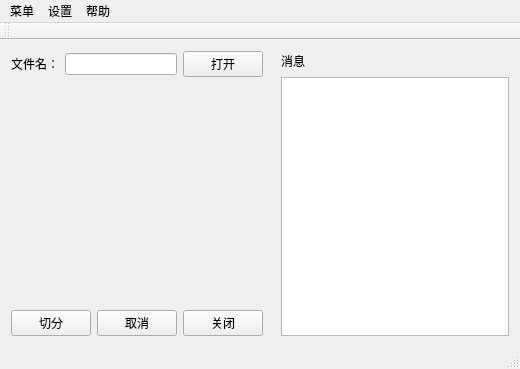
<?xml version="1.0" encoding="UTF-8"?>
<ui version="4.0">
 <class>videoGUI</class>
 <widget class="QMainWindow" name="videoGUI">
  <property name="geometry">
   <rect>
    <x>0</x>
    <y>0</y>
    <width>520</width>
    <height>369</height>
   </rect>
  </property>
  <property name="windowTitle">
   <string>videoGUI</string>
  </property>
  <widget class="QWidget" name="centralWidget">
   <layout class="QGridLayout" name="gridLayout">
    <item row="0" column="0">
     <layout class="QHBoxLayout" name="horizontalLayout_4">
      <item>
       <layout class="QVBoxLayout" name="verticalLayout_3">
        <item>
         <layout class="QVBoxLayout" name="verticalLayout">
          <item>
           <layout class="QHBoxLayout" name="horizontalLayout">
            <item>
             <widget class="QLabel" name="fileNameLabel">
              <property name="text">
               <string>文件名：</string>
              </property>
             </widget>
            </item>
            <item>
             <widget class="QLineEdit" name="fileNameEdit"/>
            </item>
            <item>
             <widget class="QPushButton" name="fileOpenBtn">
              <property name="text">
               <string>打开</string>
              </property>
             </widget>
            </item>
           </layout>
          </item>
          <item>
           <spacer name="verticalSpacer_2">
            <property name="orientation">
             <enum>Qt::Vertical</enum>
            </property>
            <property name="sizeHint" stdset="0">
             <size>
              <width>20</width>
              <height>40</height>
             </size>
            </property>
           </spacer>
          </item>
          <item>
           <widget class="QLabel" name="imageLabel">
            <property name="text">
             <string/>
            </property>
           </widget>
          </item>
         </layout>
        </item>
        <item>
         <spacer name="verticalSpacer">
          <property name="orientation">
           <enum>Qt::Vertical</enum>
          </property>
          <property name="sizeHint" stdset="0">
           <size>
            <width>20</width>
            <height>40</height>
           </size>
          </property>
         </spacer>
        </item>
        <item>
         <layout class="QHBoxLayout" name="horizontalLayout_2">
          <item>
           <widget class="QPushButton" name="splitProcessBtn">
            <property name="text">
             <string>切分</string>
            </property>
           </widget>
          </item>
          <item>
           <widget class="QPushButton" name="cancelBtn">
            <property name="text">
             <string>取消</string>
            </property>
           </widget>
          </item>
          <item>
           <widget class="QPushButton" name="closeBtn">
            <property name="text">
             <string>关闭</string>
            </property>
           </widget>
          </item>
         </layout>
        </item>
       </layout>
      </item>
      <item>
       <spacer name="horizontalSpacer_2">
        <property name="orientation">
         <enum>Qt::Horizontal</enum>
        </property>
        <property name="sizeHint" stdset="0">
         <size>
          <width>40</width>
          <height>20</height>
         </size>
        </property>
       </spacer>
      </item>
      <item>
       <layout class="QVBoxLayout" name="verticalLayout_2">
        <item>
         <layout class="QHBoxLayout" name="horizontalLayout_3">
          <item>
           <widget class="QLabel" name="messageLabel">
            <property name="text">
             <string>消息</string>
            </property>
           </widget>
          </item>
          <item>
           <spacer name="horizontalSpacer">
            <property name="orientation">
             <enum>Qt::Horizontal</enum>
            </property>
            <property name="sizeHint" stdset="0">
             <size>
              <width>40</width>
              <height>20</height>
             </size>
            </property>
           </spacer>
          </item>
         </layout>
        </item>
        <item>
         <widget class="QTextBrowser" name="messageTextBrowser"/>
        </item>
       </layout>
      </item>
     </layout>
    </item>
   </layout>
  </widget>
  <widget class="QMenuBar" name="menuBar">
   <property name="geometry">
    <rect>
     <x>0</x>
     <y>0</y>
     <width>520</width>
     <height>23</height>
    </rect>
   </property>
   <widget class="QMenu" name="menu">
    <property name="title">
     <string>菜单</string>
    </property>
    <addaction name="fileOpenAction"/>
    <addaction name="exitAction"/>
   </widget>
   <widget class="QMenu" name="menu_2">
    <property name="title">
     <string>设置</string>
    </property>
    <widget class="QMenu" name="menu_4">
     <property name="title">
      <string>动静态算法</string>
     </property>
     <addaction name="frameDifAlgAction"/>
     <addaction name="multiThrhldFramedifAction"/>
     <addaction name="vibeAlgAction"/>
    </widget>
    <addaction name="setOutputAction"/>
    <addaction name="displayAction"/>
    <addaction name="menu_4"/>
   </widget>
   <widget class="QMenu" name="menu_3">
    <property name="title">
     <string>帮助</string>
    </property>
    <addaction name="versionAction"/>
    <addaction name="usedToolAction"/>
   </widget>
   <addaction name="menu"/>
   <addaction name="menu_2"/>
   <addaction name="menu_3"/>
  </widget>
  <widget class="QToolBar" name="mainToolBar">
   <attribute name="toolBarArea">
    <enum>TopToolBarArea</enum>
   </attribute>
   <attribute name="toolBarBreak">
    <bool>false</bool>
   </attribute>
  </widget>
  <widget class="QStatusBar" name="statusBar"/>
  <action name="fileOpenAction">
   <property name="text">
    <string>打开</string>
   </property>
  </action>
  <action name="exitAction">
   <property name="text">
    <string>退出</string>
   </property>
  </action>
  <action name="setOutputAction">
   <property name="text">
    <string>输出</string>
   </property>
  </action>
  <action name="displayAction">
   <property name="checkable">
    <bool>true</bool>
   </property>
   <property name="text">
    <string>显示</string>
   </property>
  </action>
  <action name="versionAction">
   <property name="text">
    <string>版本</string>
   </property>
  </action>
  <action name="frameDifAlgAction">
   <property name="checkable">
    <bool>true</bool>
   </property>
   <property name="text">
    <string>帧间差分算法</string>
   </property>
  </action>
  <action name="multiThrhldFramedifAction">
   <property name="checkable">
    <bool>true</bool>
   </property>
   <property name="text">
    <string>多阀值帧间差分算法</string>
   </property>
  </action>
  <action name="vibeAlgAction">
   <property name="checkable">
    <bool>true</bool>
   </property>
   <property name="text">
    <string>VIBE算法</string>
   </property>
  </action>
  <action name="usedToolAction">
   <property name="text">
    <string>开发工具</string>
   </property>
  </action>
 </widget>
 <layoutdefault spacing="6" margin="11"/>
 <resources/>
 <connections/>
</ui>
